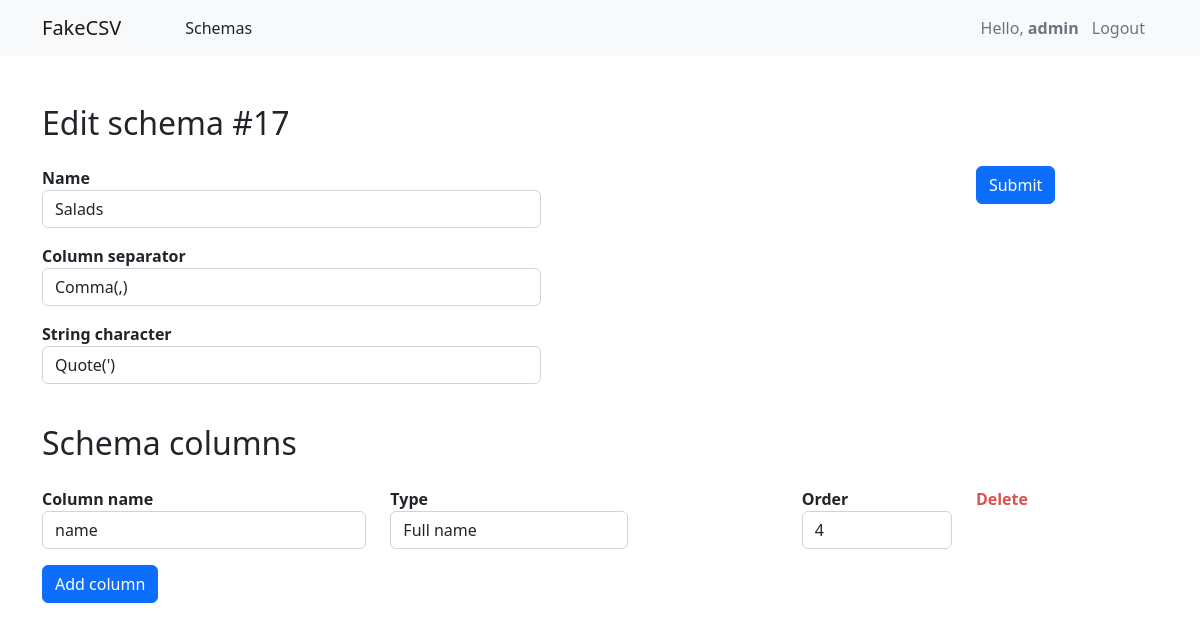
/editing_schema/17 (signed in), run on the app's committed database.
### main/models.py (models this page shows, shortened)
class Schema(models.Model):
    name = models.CharField(max_length=50)
    column_separator = models.CharField(max_length=5)
    string_character = models.CharField(max_length=5)
    creation_date = models.DateField(auto_now_add=True)
    updated = models.DateTimeField(auto_now=True)
    is_created = models.BooleanField(default=False)
    file_link = models.CharField(max_length=250, blank=True)
    class Meta:
        ordering = ('-updated',)
        verbose_name_plural = 'Schemas'

class ColumnItem(models.Model):
    col_name = models.CharField(max_length=50, blank=True, null=True)
    schema = models.ForeignKey(Schema, related_name='columns', on_delete=models.CASCADE)
    order = models.PositiveIntegerField(blank=True, null=True)
    range_min = models.PositiveIntegerField(blank=True, null=True)
    range_max = models.PositiveIntegerField(blank=True, null=True)
    col_type = models.CharField(max_length=20)
    user_id = models.CharField(max_length=20)
    class Meta:
        ordering = ('order',)

### main/views.py (the view)
# urls.py: path('editing_schema/<int:pk>', views.editing_schema, name='editing_schema'),
@login_required()
def editing_schema(request, pk):
    schema = Schema.objects.get(id=pk)
    columns = ColumnItem.objects.filter(schema=pk)
    data = {
        'schema': schema,
        'columns': columns,
    }
    return render(request, 'main/editing_schema.html', data)

### main/templates/main/editing_schema.html (shortened to what this page needs)
{% extends 'index.html' %}
{% block content %}
    <div class="container">
        <div class="row">
            <div class="col-lg-11 pb-5">
                <div class="row">
                    <form method="post">
                        <div class="row justify-content-between mt-4">
                            <h2 class="mb-4 mt-4" id="edit_template">Edit schema <span id="schema_id">#{{ schema.id }}</span></h2>
                            <div class="col-6">
                                <p>
                                    Name
                                    <input type="text" id="name" class="form-control" value="{{ schema.name }}">
                                </p>
                                <p>
                                    Column separator
                                    <select name="col_sep" id="col_sep" class="form-control">
                                        <option value=",">Comma(,)</option>
                                    </select>
                                </p>
                                <p>
                                    String character
                                    <select name="str_char" id="str_char" class="form-control">
                                        <option value="'">Quote(')</option>
                                    </select>
                                </p>
                            </div>
                            <div class="col-1 me-4">
                                <div id="save_btn" class="btn btn-primary">Submit</div>
                            </div>
                        </div>
                        <div id="columns">
                            <h2 class="mb-4 mt-4">Schema columns</h2>
                            {% for col in columns %}
                                <div class="row" id="{{ col.user_id }}">
                                    <div class="col-4">
                                        <p>
                                            Column name<br>
                                            <input type="text" name="name" class="form-control" value="{{ col.col_name }}">
                                        </p>
                                    </div>
                                    <div class="col-3">
                                        <p>
                                            Type<br>
                                            <select name="col_type" class="form-control" id="{{ col.user_id }}" data-type="col_type">
                                            <option value="full_name">Full name</option>
                                        </select>
                                        </p>
                                    </div>
                                    <div class="col-2">
                                        <p>
                                        Order<br>
                                        <input name="order" class="form-control" type="number" value="{{ col.order }}">
                                        </p>
                                    </div>
                                    <div class="col-1">
                                    <div class="delete_col_btn" id="{{ col.user_id }}" style="color: #D9534F">Delete</div>
                                    </div>
                                </div>
                            {% endfor %}
                        </div>
                    </form>
                    <div class="col-2">
                        <button class="btn btn-primary" id="add_col">Add column</button>
                    </div>
                </div>
            </div>
        </div>
    </div>
{% endblock %}

### templates/index.html (shortened to what this page needs)
{% load static %}
<!DOCTYPE html>
<html lang="en">
<head>
    <link href="https://cdn.jsdelivr.net/npm/bootstrap@5.2.3/dist/css/bootstrap.min.css" rel="stylesheet">
    <link href="{% static "style/style.css" %}" rel="stylesheet">
</head>
<body>
    <nav class="navbar navbar-expand-lg bg-light">
      <div class="container">
        <a class="navbar-brand" href="/">FakeCSV</a>
        <div class="collapse navbar-collapse" id="navbarSupportedContent">
          <ul class="navbar-nav me-auto mb-2 mb-lg-0">
            <li class="nav-item ms-5">
                Schemas
            </li>
          </ul>
          <div class="d-flex align-items-center text-muted">
              {% if user.is_authenticated %}
              <div>Hello, <b>{{ user.get_username }}<b> </div>
              <a href="{% url 'logout'%}?next={{request.path}}" type="button" class="btn btn-transparent text-muted">Logout</a>
              {% endif %}
          </div>
        </div>
      </div>
    </nav>
    {% block content %}
    {% endblock %}
</body>
</html>

### data on the page
Schema: id "17", name "Salads"
ColumnItem: name "name", col_type "Full name", order "4"

### other printed values
{{ user.get_username }} "admin"
